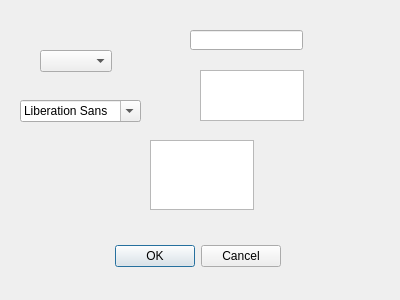
<?xml version="1.0" encoding="UTF-8"?>
<ui version="4.0">
 <class>Dialog</class>
 <widget class="QDialog" name="Dialog">
  <property name="geometry">
   <rect>
    <x>0</x>
    <y>0</y>
    <width>400</width>
    <height>300</height>
   </rect>
  </property>
  <property name="windowTitle">
   <string>Dialog</string>
  </property>
  <widget class="QDialogButtonBox" name="buttonBox">
   <property name="geometry">
    <rect>
     <x>100</x>
     <y>240</y>
     <width>181</width>
     <height>32</height>
    </rect>
   </property>
   <property name="orientation">
    <enum>Qt::Horizontal</enum>
   </property>
   <property name="standardButtons">
    <set>QDialogButtonBox::Cancel|QDialogButtonBox::Ok</set>
   </property>
  </widget>
  <widget class="QLineEdit" name="lineEdit">
   <property name="geometry">
    <rect>
     <x>190</x>
     <y>30</y>
     <width>113</width>
     <height>20</height>
    </rect>
   </property>
  </widget>
  <widget class="QTextEdit" name="textEdit">
   <property name="geometry">
    <rect>
     <x>200</x>
     <y>70</y>
     <width>104</width>
     <height>51</height>
    </rect>
   </property>
  </widget>
  <widget class="QComboBox" name="comboBox">
   <property name="geometry">
    <rect>
     <x>40</x>
     <y>50</y>
     <width>72</width>
     <height>22</height>
    </rect>
   </property>
  </widget>
  <widget class="QFontComboBox" name="fontComboBox">
   <property name="geometry">
    <rect>
     <x>20</x>
     <y>100</y>
     <width>121</width>
     <height>22</height>
    </rect>
   </property>
  </widget>
  <widget class="QPlainTextEdit" name="plainTextEdit">
   <property name="geometry">
    <rect>
     <x>150</x>
     <y>140</y>
     <width>104</width>
     <height>70</height>
    </rect>
   </property>
  </widget>
 </widget>
 <resources/>
 <connections>
  <connection>
   <sender>buttonBox</sender>
   <signal>accepted()</signal>
   <receiver>Dialog</receiver>
   <slot>accept()</slot>
   <hints>
    <hint type="sourcelabel">
     <x>248</x>
     <y>254</y>
    </hint>
    <hint type="destinationlabel">
     <x>157</x>
     <y>274</y>
    </hint>
   </hints>
  </connection>
  <connection>
   <sender>buttonBox</sender>
   <signal>rejected()</signal>
   <receiver>Dialog</receiver>
   <slot>reject()</slot>
   <hints>
    <hint type="sourcelabel">
     <x>280</x>
     <y>260</y>
    </hint>
    <hint type="destinationlabel">
     <x>286</x>
     <y>274</y>
    </hint>
   </hints>
  </connection>
 </connections>
</ui>
